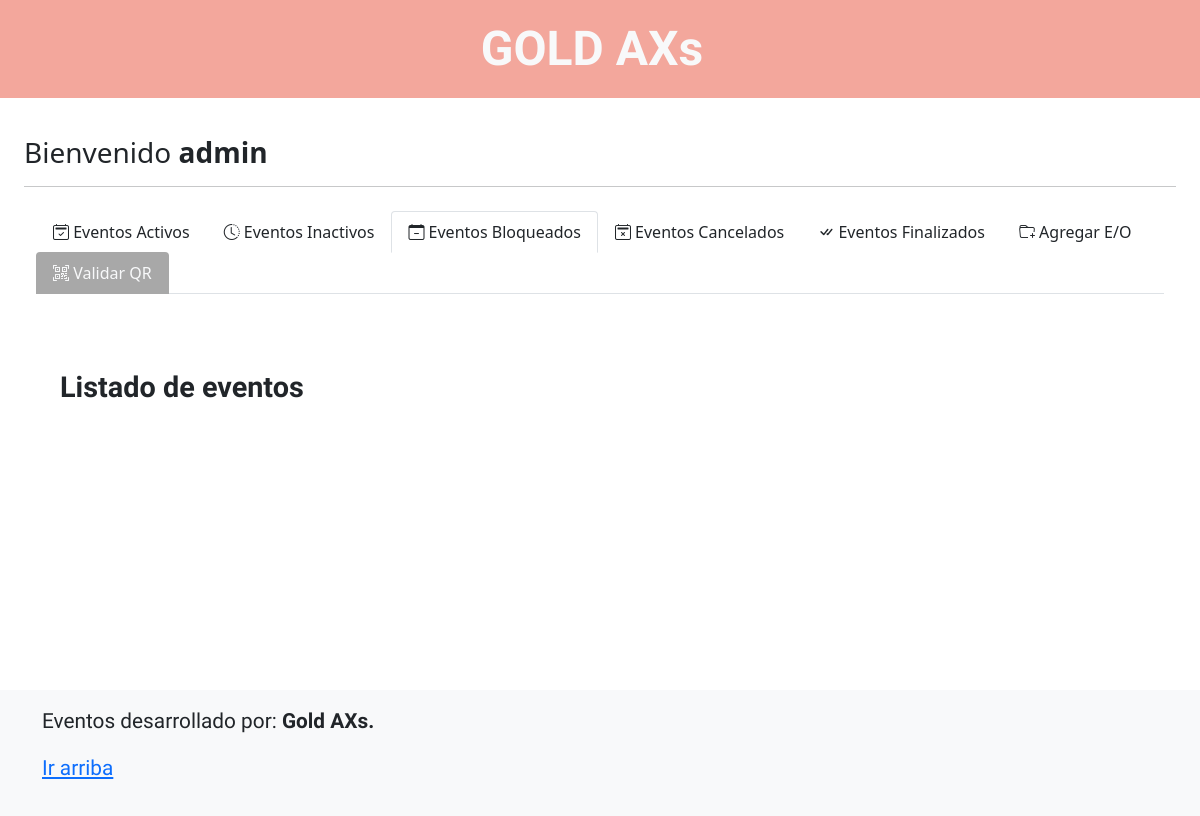
Page /e-bloqueados.php (signed in) on the earlier database version.
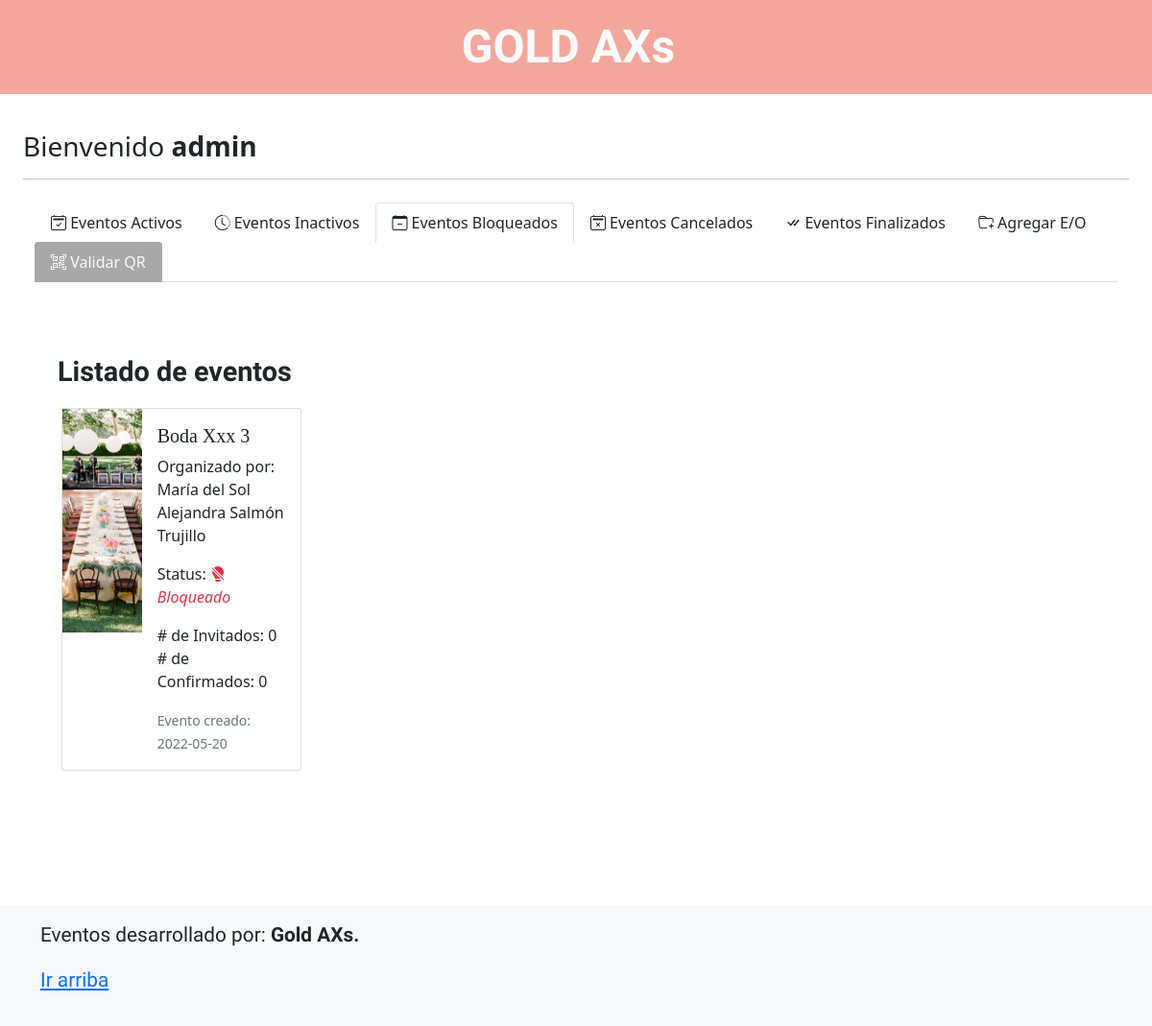
Same page on the later database version.
### tables this page shows
CREATE TABLE `eventos` (
  `id` int(11) NOT NULL,
  `nombre_e` varchar(50) NOT NULL,
  `tipo_e` int(11) NOT NULL,
  `no_invitados` int(11) NOT NULL,
  `no_confirmados` int(11) NOT NULL,
  `status_e` int(11) NOT NULL,
  `fecha_e` date NOT NULL,
  `id_organizador` int(11) NOT NULL
);

CREATE TABLE `organizadores` (
  `id` int(11) NOT NULL,
  `apellido_p` varchar(20) NOT NULL,
  `apellido_m` varchar(20) NOT NULL,
  `nombres` varchar(50) NOT NULL,
  `telefono` varchar(10) NOT NULL,
  `correo_e` varchar(50) NOT NULL,
  `rfc` varchar(13) NOT NULL,
  `razon_social` varchar(100) DEFAULT NULL
);

### prcd/query/qwery_eventos.php (called while the page is built, shortened)
<?php
$sqlEvent_b = "SELECT * FROM eventos WHERE id_organizador='$id' AND status_e = 4";
$sqlResultEvent_b = $conn->query($sqlEvent_b);
?>

### e-bloqueados.php (the view, shortened to what the changed rows need)
<?php
    $id = $_SESSION['id'];
    include('prcd/qconn/qc.php');
?>
<!doctype html>
<html lang="en">
<head>
    <link rel="stylesheet" href="https://cdn.jsdelivr.net/npm/bootstrap-icons@1.8.1/font/bootstrap-icons.css">
    <link href="../assets/dist/css/bootstrap.min.css" rel="stylesheet">
    <link href="blog.css" rel="stylesheet">
    <link href="navbar-top-fixed.css" rel="stylesheet">
</head>
<body class="d-flex flex-column min-vh-100 mt-3">
    <main class="container-fluid w-100 mt-5 mb-5">
        <div class="p-4 p-md-5 mb-4 text-dark rounded">
            <div class="container-fluid rounded-3 p-1 mt-2">
                <div class="mt-1">
                    <div class="row">
                    <?php
                        include('prcd/query/qwery_eventos.php');
                        while ($rowSqlEvent_b = $sqlResultEvent_b->fetch_assoc()){
                            echo'
                            <div class="col-sm-3">
                                <a href="home_config.php?id='.$rowSqlEvent_b['id'].'" class="text-dark" style="text-decoration: none;">
                                <div class="card mb-3" style="max-width: 540px;">
                                    <div class="row g-0">
                                        <div class="col-sm-4">
                                            <img src="img/evento.png" style="width: 100%; height: 233px; object-fit: cover; object-position:center; background-repeat: no-repeat;" alt="...">
                                        </div>
                                        <div class="col-sm-8">
                                            <div class="card-body">
                                                <h5 class="card-title">'.$rowSqlEvent_b['nombre_e'].'</h5>';
                                                $idOrganizador = $rowSqlEvent_b['id_organizador'];
                                                $sqlOrganizador = "SELECT * FROM organizadores WHERE id = '$idOrganizador'";
                                                $sqlResultOrganizador = $conn->query($sqlOrganizador);
                                                $rowSqlOrganizador = $sqlResultOrganizador->fetch_assoc();
                                                echo '<p>Organizado por: '.$rowSqlOrganizador['nombres'].' '.$rowSqlOrganizador['apellido_p'].' '.$rowSqlOrganizador['apellido_m'].'</p>';
                                               if($rowSqlEvent_b['status_e'] == 4){
                                                    echo '<p class="card-text">Status: <i class="bi bi-lightbulb-off-fill text-danger"> Bloqueado</i></p>';
                                                }
                                                else{
                                                    echo '<p class="card-text">Status: <i class="bi bi-check-circle-fill text-danger"> Otro</i></p>';
                                                }
                                                $idEvento = $rowSqlEvent_b['id'];
                                                $sqlContarEvento = "SELECT * FROM invitados WHERE id_evento = '$idEvento'";
                                                $sqlResultContarE = $conn->query($sqlContarEvento);
                                                $rowInvitado = $sqlResultContarE->num_rows;
                                                $sqlContarConfirmado = "SELECT * FROM invitados WHERE id_evento = '$idEvento' AND confirmacion = 1";
                                                $sqlResultContarConfirmado = $conn->query($sqlContarConfirmado);
                                                $rowConfirmado = $sqlResultContarConfirmado->num_rows;
                                                echo '<p class="card-text mt-0"># de Invitados: '.$rowInvitado.' <br># de Confirmados: '.$rowConfirmado.'</p>
                                                <p class="card-text"><small class="text-muted">Evento creado: '.$rowSqlEvent_b['fecha_e'].'</small></p>
                                            </div>
                                        </div>
                                    </div>
                                </div>
                                </a>
                            </div>';
                        }
                        ?>
                    </div>
                </div>
            </div>
        </div>
    </main>
</body>
</html>

Differences in the rows shown:
now on this page (row edited): eventos: nombre_e "Boda Xxx 3", id_organizador.nombres "María del Sol Alejandra", id_organizador.apellido_p "Salmón", id_organizador.apellido_m "Trujillo", shows "Status:", status_e "Bloqueado", rowInvitado "0", rowConfirmado "0", fecha_e "2022-05-20"
